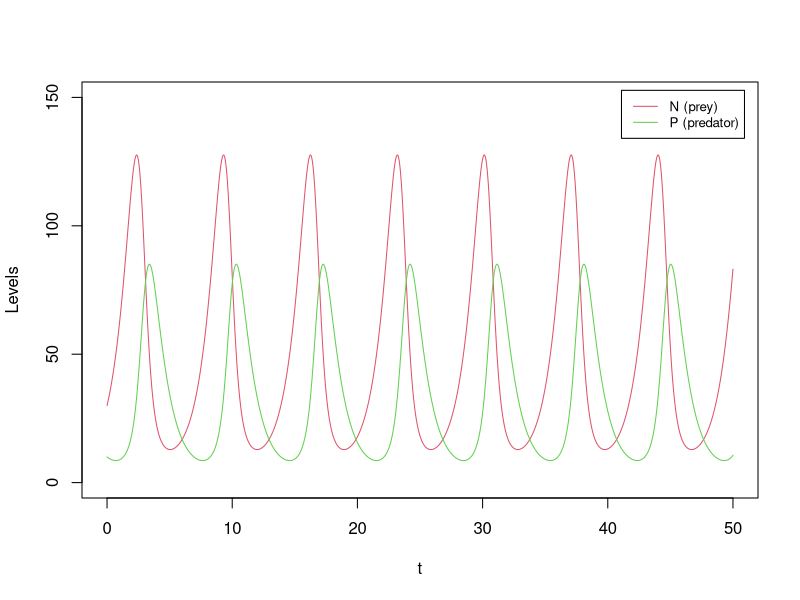
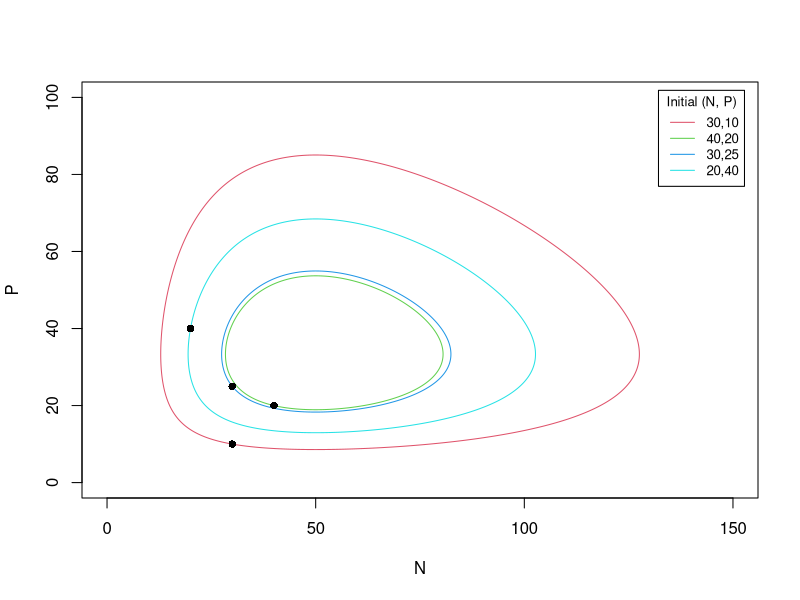
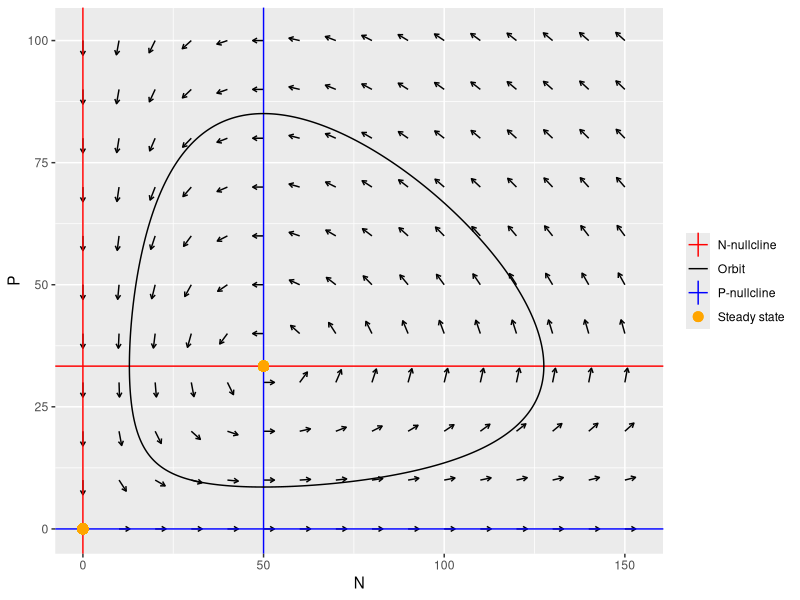
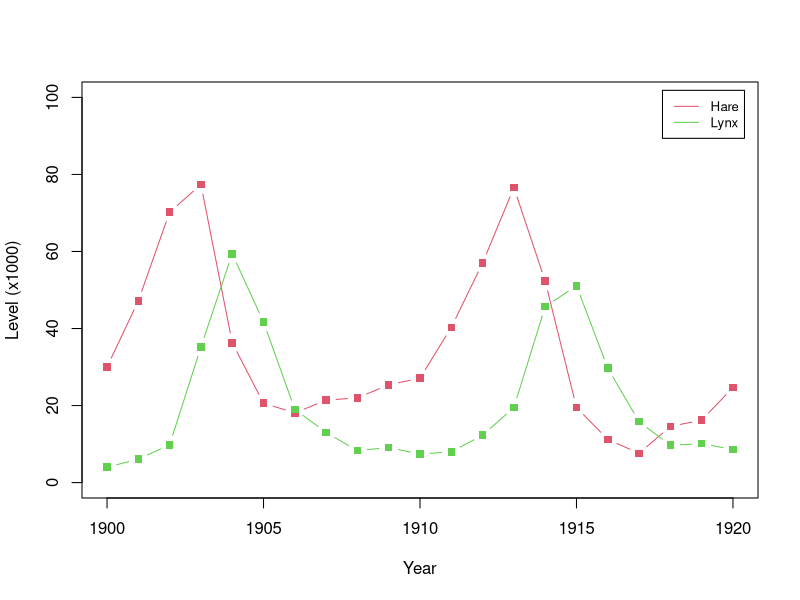
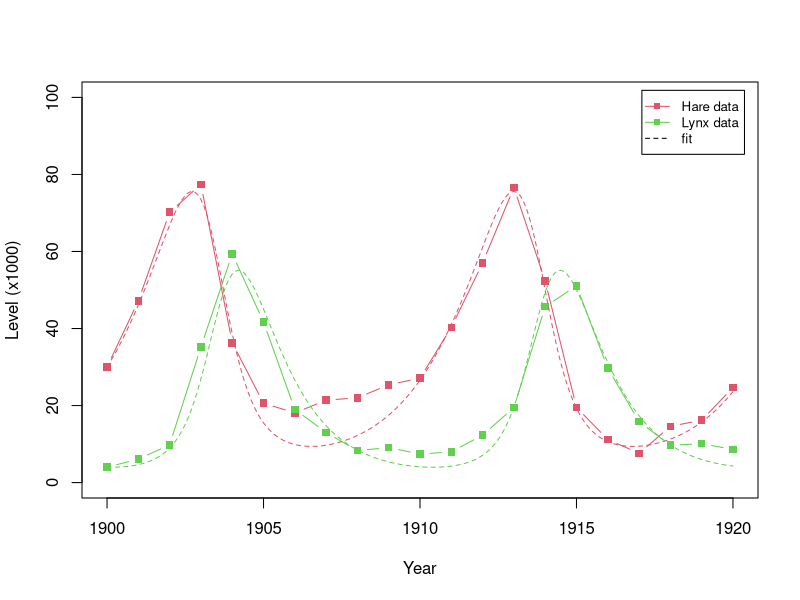

The R source for these figures, in order:
## ---- chunk 1
derivs_LV <- function(t, Xs, a, b, c, d) {   # Lotka-Volterra: prey N, predator P
  N <- Xs[1]; P <- Xs[2]
  c(N * (a - b * P), P * (c * N - d))
}

# generic multi-variable RK4 (same as Part 3A)
RK4_generic <- function(derivs, X0, t.total, dt, ...) {
  t_all <- seq(0, t.total, by = dt); n_all <- length(t_all)
  X_all <- matrix(0, n_all, length(X0)); X_all[1, ] <- X0
  for (i in 1:(n_all - 1)) {
    t0 <- t_all[i]
    k1 <- dt * derivs(t0,          X_all[i, ],          ...)
    k2 <- dt * derivs(t0 + dt / 2, X_all[i, ] + k1 / 2, ...)
    k3 <- dt * derivs(t0 + dt / 2, X_all[i, ] + k2 / 2, ...)
    k4 <- dt * derivs(t0 + dt,     X_all[i, ] + k3,     ...)
    X_all[i + 1, ] <- X_all[i, ] + (k1 + 2 * k2 + 2 * k3 + k4) / 6
  }
  cbind(t_all, X_all)
}
## ---- chunk 2
a <- 1; b <- 0.03; c <- 0.02; d <- 1
res <- RK4_generic(derivs_LV, c(30, 10), 50, 0.01, a, b, c, d)   # coexistence
plot(res[, 1], res[, 2], type = "l", col = 2, xlab = "t", ylab = "Levels",
     xlim = c(0, 50), ylim = c(0, 150))
lines(res[, 1], res[, 3], col = 3)                              # predator lags prey
legend("topright", inset = 0.02, legend = c("N (prey)", "P (predator)"),
       col = 2:3, lty = 1, cex = 0.8)
## ---- chunk 3
# nested closed orbits from four initial conditions
ICs <- rbind(c(30, 10), c(40, 20), c(30, 25), c(20, 40))
plot(NULL, xlab = "N", ylab = "P", xlim = c(0, 150), ylim = c(0, 100))
for (i in seq_len(nrow(ICs))) {
  r <- RK4_generic(derivs_LV, ICs[i, ], 50, 0.01, a, b, c, d)
  lines(r[, 2], r[, 3], col = i + 1)
}
points(ICs[, 1], ICs[, 2], pch = 16)
legend("topright", inset = 0.02, title = "Initial (N, P)",
       legend = apply(ICs, 1, paste, collapse = ","), col = 2:5, lty = 1, cex = 0.8)
## ---- chunk 4
#| message: false
#| warning: false
library(ggplot2)
grid <- expand.grid(N = seq(0, 150, 10), P = seq(0, 100, 10))
vfu <- t(apply(grid, 1, function(Xs) {
  v <- derivs_LV(0, Xs, a, b, c, d); c(Xs, v / sqrt(sum(v^2)))
}))
vfu <- as.data.frame(vfu); colnames(vfu) <- c("N", "P", "dN", "dP")
p_field <- ggplot(vfu, aes(N, P)) +
  geom_segment(aes(xend = N + 3 * dN, yend = P + 3 * dP),
               arrow = arrow(length = unit(0.05, "in")))

orbit <- as.data.frame(RK4_generic(derivs_LV, c(30, 10), 50, 0.01, a, b, c, d))
colnames(orbit) <- c("t", "N", "P")
p_field +
  geom_vline(aes(xintercept = 0,   colour = "N-nullcline")) +
  geom_hline(aes(yintercept = a/b, colour = "N-nullcline")) +
  geom_hline(aes(yintercept = 0,   colour = "P-nullcline")) +
  geom_vline(aes(xintercept = d/c, colour = "P-nullcline")) +
  geom_point(aes(x = 0,   y = 0,   colour = "Steady state"), size = 3) +
  geom_point(aes(x = d/c, y = a/b, colour = "Steady state"), size = 3) +
  geom_path(data = orbit, aes(N, P, colour = "Orbit")) +
  scale_colour_manual(values = c("red", "black", "blue", "orange")) +
  labs(colour = NULL)
## ---- chunk 5
# numerical-Jacobian stability classifier (same as Part 3B)
stability_2D <- function(derivs, ss, ...) {
  delta <- 0.001
  f0  <- derivs(0, ss, ...)
  fdx <- derivs(0, ss + c(delta, 0), ...)
  fdy <- derivs(0, ss + c(0, delta), ...)
  jacobian <- matrix(c((fdx[1] - f0[1]) / delta, (fdx[2] - f0[2]) / delta,
                       (fdy[1] - f0[1]) / delta, (fdy[2] - f0[2]) / delta), 2)
  lambda <- eigen(jacobian)$values
  if (is.complex(lambda)) {
    if (Re(lambda[1]) < 0) 4 else 5
  } else if (lambda[1] < 0 && lambda[2] < 0) 1
  else if (lambda[1] >= 0 && lambda[2] >= 0) 2 else 3
}

ss_all <- rbind(c(0, 0), c(d / c, a / b))
ss_stab <- t(apply(ss_all, 1, function(ss) c(ss, stability_2D(derivs_LV, ss, a, b, c, d))))
colnames(ss_stab) <- c("N", "P", "Stability")
ss_stab   # 3 = saddle (X1); 5 = center reported as unstable spiral (X2)
## ---- chunk 6
# the lynx-hare data
lvdata <- data.frame(
  year = 1900:1920,
  hare = c(30, 47.2, 70.2, 77.4, 36.3, 20.6, 18.1, 21.4, 22, 25.4, 27.1,
           40.3, 57, 76.6, 52.3, 19.5, 11.2, 7.6, 14.6, 16.2, 24.7),
  lynx = c(4, 6.1, 9.8, 35.2, 59.4, 41.7, 19, 13, 8.3, 9.1, 7.4, 8, 12.3,
           19.5, 45.7, 51.1, 29.7, 15.8, 9.7, 10.1, 8.6))
knitr::kable(head(lvdata), col.names = c("Year", "Hare (x1000)", "Lynx (x1000)"))
## ---- chunk 7
# both populations cycle, with lynx trailing hare
plot(lvdata$year, lvdata$hare, type = "b", pch = 15, col = 2, xlab = "Year",
     ylab = "Level (x1000)", xlim = c(1900, 1920), ylim = c(0, 100))
lines(lvdata$year, lvdata$lynx, type = "b", pch = 15, col = 3)
legend("topright", inset = 0.02, legend = c("Hare", "Lynx"), col = 2:3, lty = 1, cex = 0.8)
## ---- chunk 8
#| warning: false
# error minimization: minimize the SSD between simulated and observed levels with nlm.
# a, b, c, d are forwarded to derivs_LV through RK4_generic's `...` ellipsis; pass them
# positionally, since a named `d=` would partial-match the derivs/dt formals and error out.
data_LV <- cbind(lvdata$hare, lvdata$lynx)
cal_error <- function(p, nsteps = 10) {
  sim <- RK4_generic(derivs_LV, data_LV[1, ], nrow(data_LV) - 1, 1 / nsteps,
                     p[1], p[2], p[3], p[4])
  sim <- sim[seq(1, nrow(sim), by = nsteps), 2:3]
  sum((data_LV - sim)^2)
}
p0 <- c(0.5, 0.02, 0.02, 0.5)                      # hand-picked initial guess
p_fit <- setNames(nlm(cal_error, p0)$estimate, c("a", "b", "c", "d"))
round(p_fit, 4)
## ---- chunk 9
# the fitted model against the data
sim <- RK4_generic(derivs_LV, data_LV[1, ], 20, 0.1, p_fit[1], p_fit[2], p_fit[3], p_fit[4])
plot(lvdata$year, lvdata$hare, type = "b", pch = 15, col = 2, xlab = "Year",
     ylab = "Level (x1000)", xlim = c(1900, 1920), ylim = c(0, 100))
lines(lvdata$year, lvdata$lynx, type = "b", pch = 15, col = 3)
lines(sim[, 1] + 1900, sim[, 2], col = 2, lty = 2)
lines(sim[, 1] + 1900, sim[, 3], col = 3, lty = 2)
legend("topright", inset = 0.02, legend = c("Hare data", "Lynx data", "fit"),
       col = c(2, 3, 1), lty = c(1, 1, 2), pch = c(15, 15, NA), cex = 0.8)
## ---- chunk 10
# linear regression: centered finite differences make Eq (1) linear in the parameters
N <- lvdata$hare; P <- lvdata$lynx; tot <- length(N); mid <- 2:(tot - 1)
d_n <- data.frame(dNdt = (N[3:tot] - N[1:(tot - 2)]) / 2, n = N[mid], mnp = -N[mid] * P[mid])
d_p <- data.frame(dPdt = (P[3:tot] - P[1:(tot - 2)]) / 2, np = N[mid] * P[mid], mp = -P[mid])
p_lr <- c(coef(lm(dNdt ~ 0 + n + mnp, d_n)), coef(lm(dPdt ~ 0 + np + mp, d_p)))
names(p_lr) <- c("a", "b", "c", "d")
round(p_lr, 4)          # a good starting guess, though imperfect on its own ...
cal_error(p_lr)         # ... its raw SSD is larger than the minimized fit above
